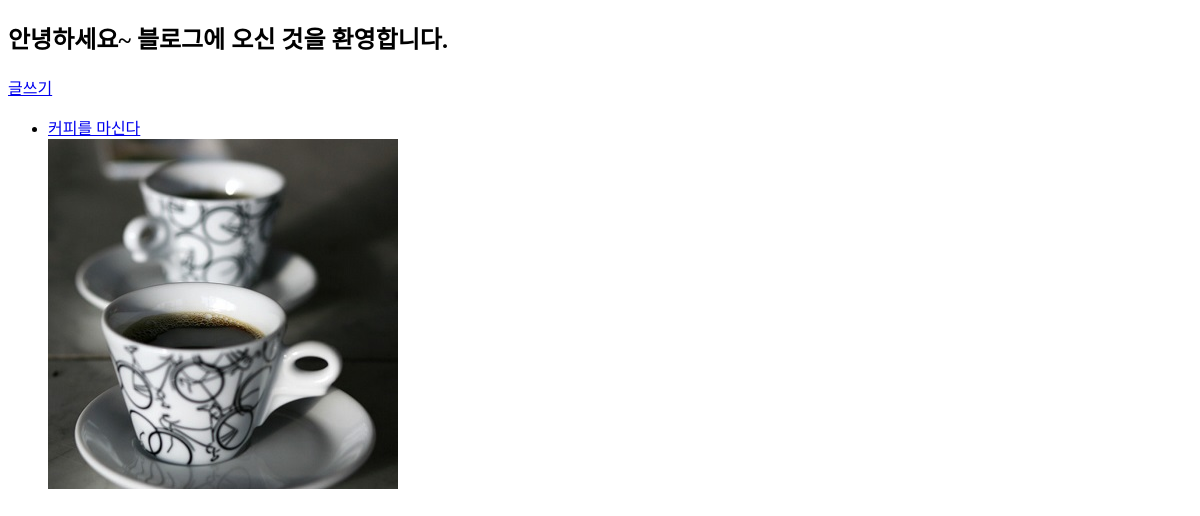
/blog/, run on an earlier commit of the app's database.
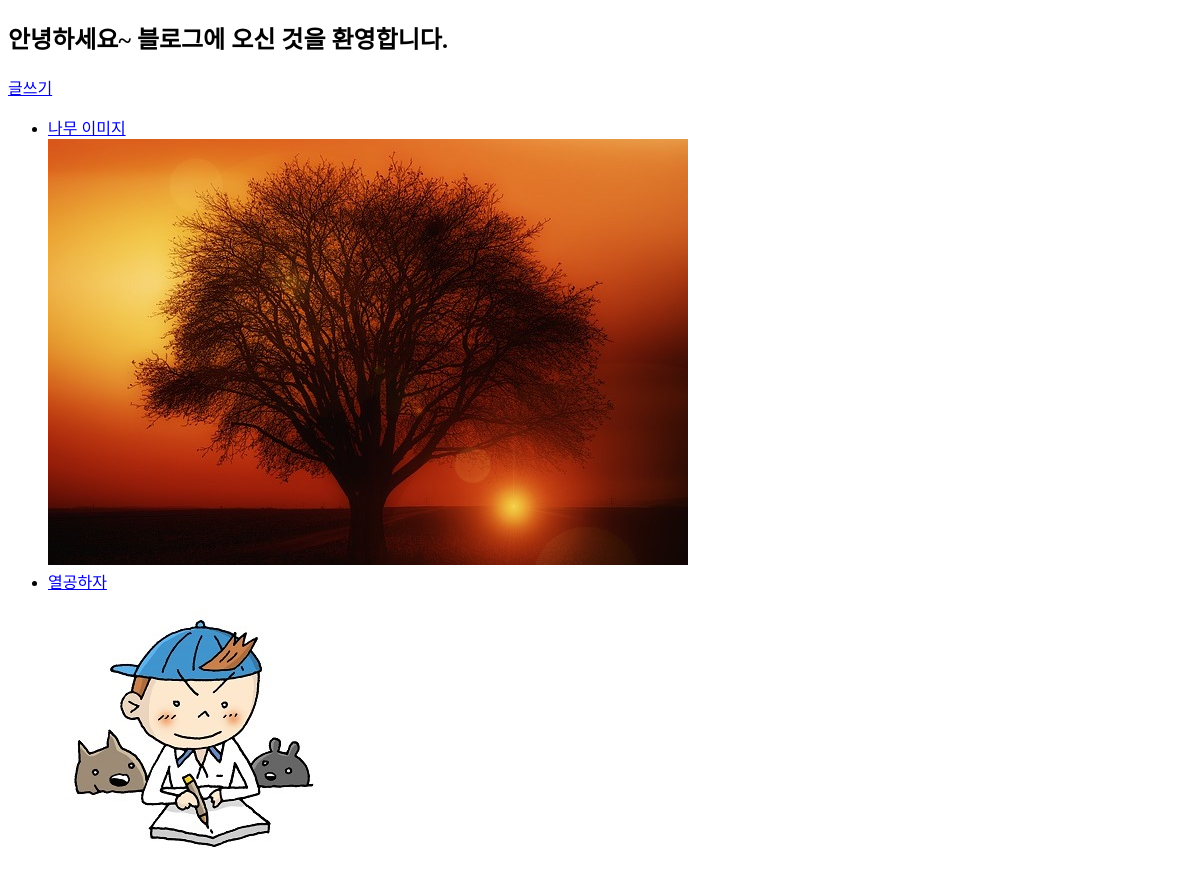
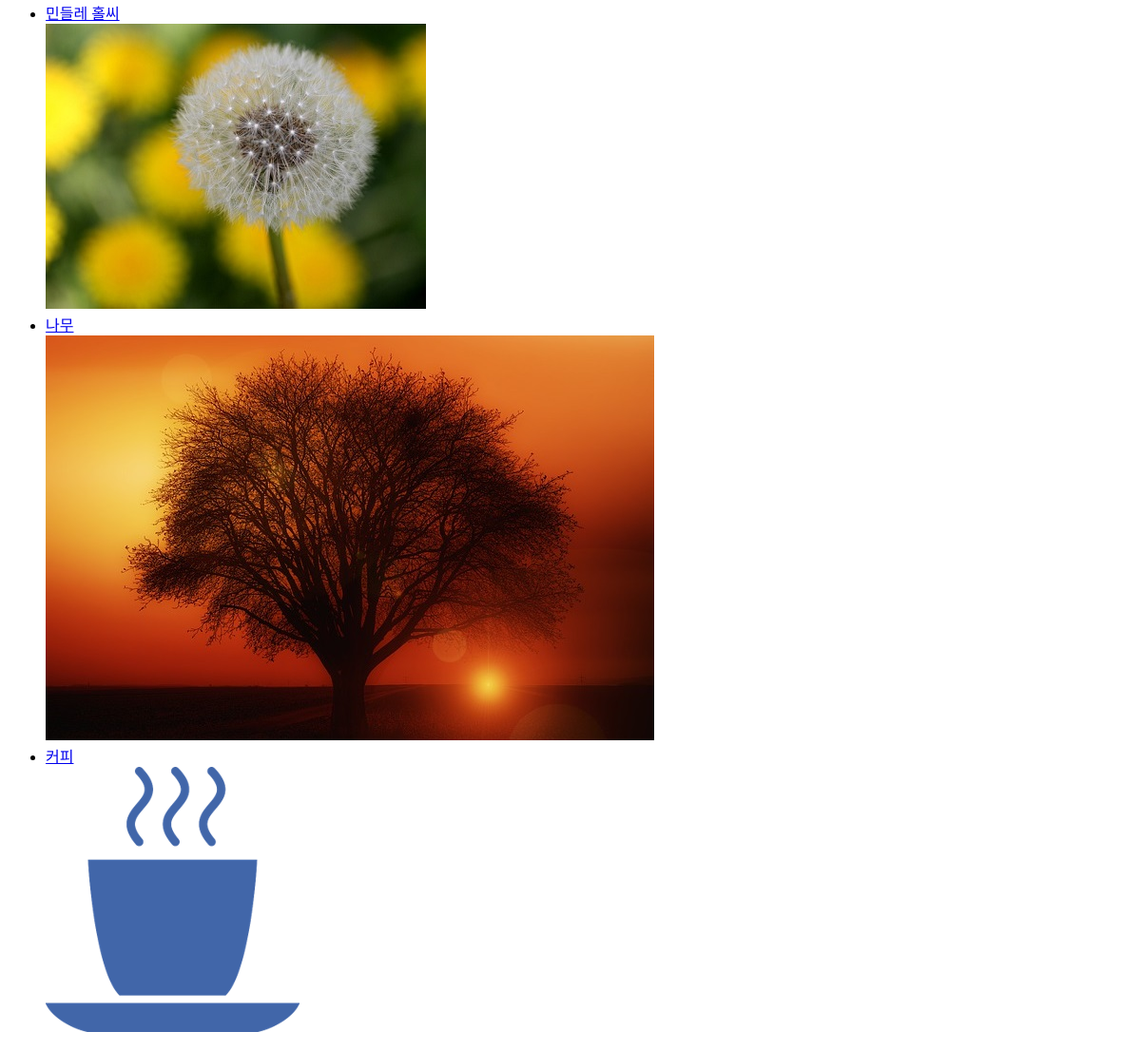
And on a later commit of the database (2 pictures, top to bottom).
### blog/models.py (models this page shows, shortened)
class Post(models.Model):
    title = models.CharField(max_length=100)
    photo = models.ImageField(upload_to="blog/images/", null=True, blank=True)

### blog/views.py (the view)
# urls.py: path('', views.index, name='index'),
def index(request):
    post_list = Post.objects.all()
    context = {'post_list': post_list}
    return render(request, 'blog/index.html', context)

### templates/blog/index.html (shortened to what this page needs)
<!DOCTYPE html>
<html lang="en">
<head>
</head>
<body>
    <h2>안녕하세요~ 블로그에 오신 것을 환영합니다.</h2>
    <a href="{% url 'blog:post_create' %}">글쓰기</a>
    {% if post_list %}
    <ul>
        {% for post in post_list %}
        <li>
            <a href="{% url 'blog:detail' post.id %}">{{ post.title }}</a>
        </li>
        <div>
            {% if post.photo %}
            <img src="{{ post.photo.url }}">
            {% endif %}
        </div>
        {% endfor %}
    </ul>
    {% endif %}
</body>
</html>

What changed in the data, as far as the page shows it:
removed Post: title "커피를 마신다", photo (picture)
added Post: title "나무 이미지", photo (picture)
added Post: title "열공하자", photo (picture)
added Post: title "민들레 홀씨", photo (picture)
added Post: title "나무", photo (picture)
added Post: title "커피", photo (picture)
